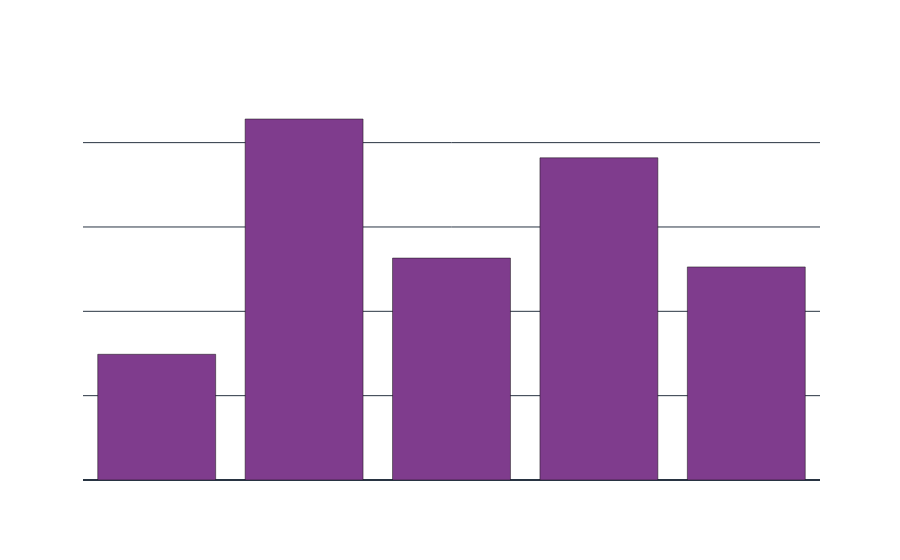
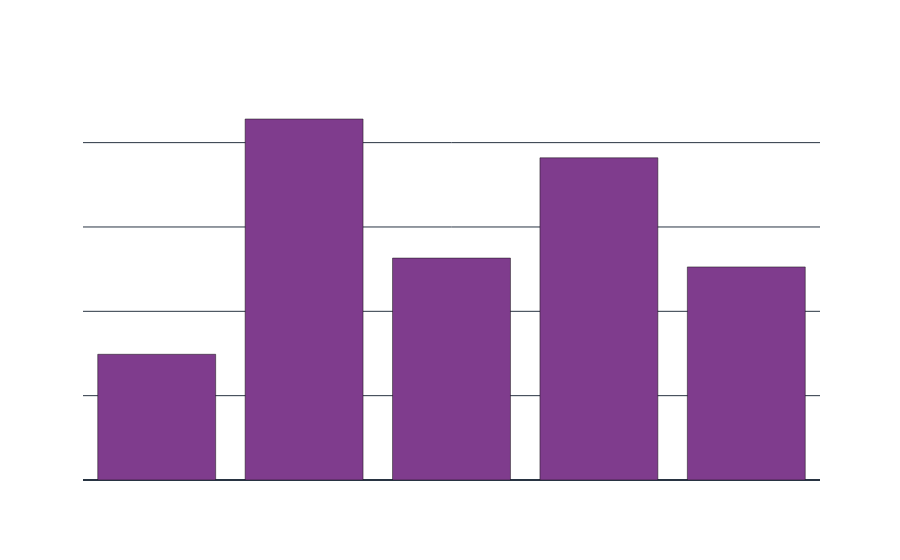

Notebook code cell kept with these figures, in order:
### Code cell
# 2. Zoning impact on sale price
zoning_prices = df.groupby('MSZoning')['SalePrice'].mean()
fig3 = px.bar(
    x=zoning_prices.index, 
    y=zoning_prices.values, 
    title='Average Sale Price by Zoning',
    color_discrete_sequence=px.colors.qualitative.Bold, 
    text=zoning_prices.values,
    template='plotly_dark'
)

# Styling enhancements
fig3.update_traces(texttemplate='$%{text:,.0f}', textposition='outside')
fig3.update_yaxes(title='Sale Price', tickprefix='$', tickformat=',', color='white')
fig3.update_xaxes(title='Zoning', color='white')
fig3.update_layout(
    title_font_size=20, 
    title_x=0.5, 
    uniformtext_minsize=8, 
    uniformtext_mode='hide',
    paper_bgcolor='rgba(0, 0, 0, 0)', 
    plot_bgcolor='rgba(0, 0, 0, 0)',
    font=dict(
        family="Arial, sans-serif",
        size=12,
        color="white"
    )
)

fig3.show()
fig3.show()

### Figure 1 — Plotly figure (JSON) as saved in the notebook; plotly's stock layout.template omitted (floating-point values rounded to 4 significant figures)
{"data": [{"alignmentgroup": "True", "hovertemplate": "x=%{x}<br>y=%{y}<br>text=%{text}<extra></extra>", "legendgroup": "", "marker": {"color": "rgb(127, 60, 141)", "pattern": {"shape": ""}}, "name": "", "offsetgroup": "", "orientation": "v", "showlegend": false, "text": [74528, 214000.0, 131600.0, 191000.0, 126300.0], "textposition": "outside", "texttemplate": "$%{text:,.0f}", "type": "bar", "x": ["C (all)", "FV", "RH", "RL", "RM"], "xaxis": "x", "y": [74528, 214000.0, 131600.0, 191000.0, 126300.0], "yaxis": "y"}], "layout": {"barmode": "relative", "font": {"color": "white", "family": "Arial, sans-serif", "size": 12}, "legend": {"tracegroupgap": 0}, "paper_bgcolor": "rgba(0, 0, 0, 0)", "plot_bgcolor": "rgba(0, 0, 0, 0)", "title": {"font": {"size": 20}, "text": "Average Sale Price by Zoning", "x": 0.5}, "uniformtext": {"minsize": 8, "mode": "hide"}, "xaxis": {"anchor": "y", "color": "white", "domain": [0, 1], "title": {"text": "Zoning"}}, "yaxis": {"anchor": "x", "color": "white", "domain": [0, 1], "tickformat": ",", "tickprefix": "$", "title": {"text": "Sale Price"}}}}

### Figure 2 — Plotly figure (JSON) as saved in the notebook; plotly's stock layout.template omitted (floating-point values rounded to 4 significant figures)
{"data": [{"alignmentgroup": "True", "hovertemplate": "x=%{x}<br>y=%{y}<br>text=%{text}<extra></extra>", "legendgroup": "", "marker": {"color": "rgb(127, 60, 141)", "pattern": {"shape": ""}}, "name": "", "offsetgroup": "", "orientation": "v", "showlegend": false, "text": [74528, 214000.0, 131600.0, 191000.0, 126300.0], "textposition": "outside", "texttemplate": "$%{text:,.0f}", "type": "bar", "x": ["C (all)", "FV", "RH", "RL", "RM"], "xaxis": "x", "y": [74528, 214000.0, 131600.0, 191000.0, 126300.0], "yaxis": "y"}], "layout": {"barmode": "relative", "font": {"color": "white", "family": "Arial, sans-serif", "size": 12}, "legend": {"tracegroupgap": 0}, "paper_bgcolor": "rgba(0, 0, 0, 0)", "plot_bgcolor": "rgba(0, 0, 0, 0)", "title": {"font": {"size": 20}, "text": "Average Sale Price by Zoning", "x": 0.5}, "uniformtext": {"minsize": 8, "mode": "hide"}, "xaxis": {"anchor": "y", "color": "white", "domain": [0, 1], "title": {"text": "Zoning"}}, "yaxis": {"anchor": "x", "color": "white", "domain": [0, 1], "tickformat": ",", "tickprefix": "$", "title": {"text": "Sale Price"}}}}
